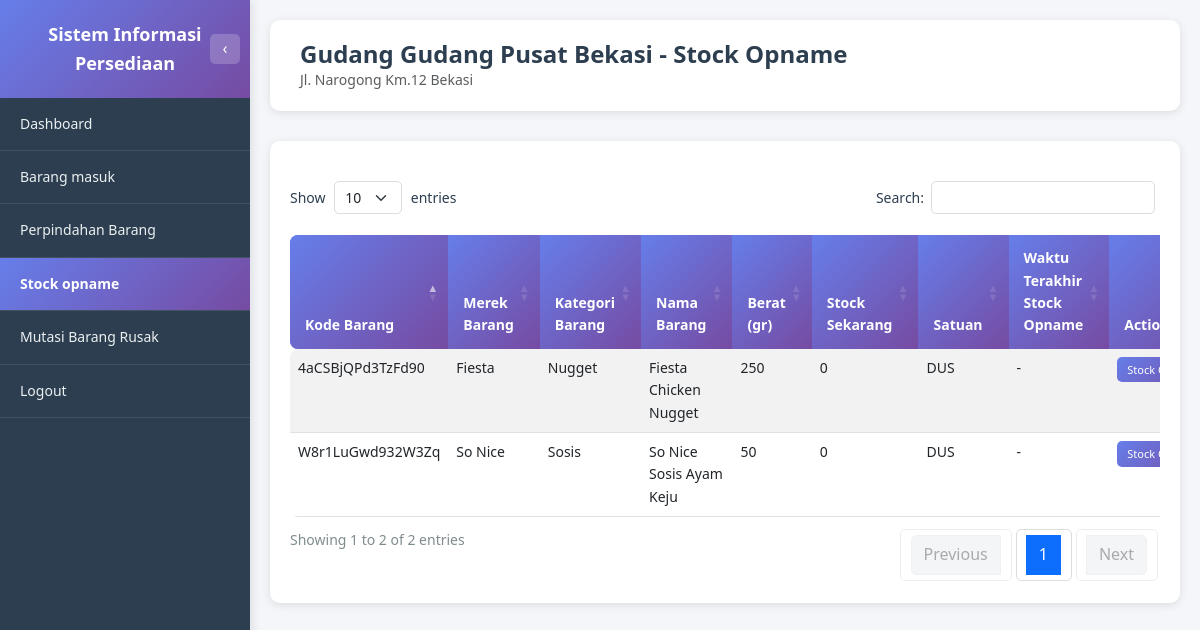
Page /gudang/stock_opname.php (signed in) on the committed database.
### tables this page shows
CREATE TABLE USERS (
         ID_USERS               VARCHAR(8) NOT NULL,
         KD_LOKASI              VARCHAR(8),
         NAMA                   VARCHAR(256),
         USERNAME               VARCHAR(256),
         PASSWORD               VARCHAR(256),
         STATUS                 ENUM('AKTIF', 'TIDAK AKTIF'),
         PRIMARY KEY (ID_USERS)
      );

CREATE TABLE MASTER_LOKASI (
         KD_LOKASI            VARCHAR(8) NOT NULL,
         NAMA_LOKASI          VARCHAR(256),
         TYPE_LOKASI          ENUM('gudang', 'toko'),
         ALAMAT_LOKASI        VARCHAR(256),
         MAX_STOCK_TOTAL      INT,
         SATUAN               ENUM('PIECES', 'DUS'),
         STATUS               ENUM('AKTIF', 'TIDAK AKTIF'),
         PRIMARY KEY (KD_LOKASI)
      );

CREATE TABLE STOCK (
         KD_BARANG              VARCHAR(16) NOT NULL,
         KD_LOKASI              VARCHAR(8) NOT NULL,
         UPDATED_BY             VARCHAR(8),
         JUMLAH_BARANG          INT,
         JUMLAH_MIN_STOCK       INT,
         JUMLAH_MAX_STOCK       INT,
         SATUAN                 ENUM('PIECES', 'DUS'),
         LAST_UPDATED           TIMESTAMP DEFAULT CURRENT_TIMESTAMP ON UPDATE CURRENT_TIMESTAMP,
         PRIMARY KEY (KD_BARANG, KD_LOKASI)
      );

CREATE TABLE MASTER_BARANG (
         KD_BARANG                    VARCHAR(16) NOT NULL,
         KD_KATEGORI_BARANG           VARCHAR(8),
         KD_SUPPLIER                  VARCHAR(8),
         KD_MEREK_BARANG              VARCHAR(8),
         NAMA_BARANG                  VARCHAR(256),
         BERAT                        INT,
         AVG_HARGA_BELI_PIECES        DECIMAL(20,2),
         HARGA_JUAL_BARANG_PIECES     DECIMAL(20,2),
         SATUAN_PERDUS                INT,
         GAMBAR_BARANG                VARCHAR(512),
         LAST_UPDATED                 TIMESTAMP DEFAULT CURRENT_TIMESTAMP ON UPDATE CURRENT_TIMESTAMP,
         STATUS                       ENUM('AKTIF', 'TIDAK AKTIF'),
         PRIMARY KEY (KD_BARANG)
      );

### gudang/stock_opname.php (the view, shortened to what this page needs)
<?php
require_once '../dbconnect.php';
$user_id = $_SESSION['user_id'];
$query_user = "SELECT u.ID_USERS, u.KD_LOKASI, ml.NAMA_LOKASI
               FROM USERS u
               LEFT JOIN MASTER_LOKASI ml ON u.KD_LOKASI = ml.KD_LOKASI
               WHERE u.ID_USERS = ?";
$stmt_user = $conn->prepare($query_user);
$stmt_user->bind_param("s", $user_id);
$stmt_user->execute();
$result_user = $stmt_user->get_result();
$user_data = $result_user->fetch_assoc();
$kd_lokasi = $user_data['KD_LOKASI'];
$nama_lokasi = $user_data['NAMA_LOKASI'] ?? 'Gudang';
$query_alamat = "SELECT ALAMAT_LOKASI FROM MASTER_LOKASI WHERE KD_LOKASI = ?";
$stmt_alamat = $conn->prepare($query_alamat);
$stmt_alamat->bind_param("s", $kd_lokasi);
$stmt_alamat->execute();
$result_alamat = $stmt_alamat->get_result();
$alamat_lokasi = $result_alamat->num_rows > 0 ? $result_alamat->fetch_assoc()['ALAMAT_LOKASI'] : '';
$query_stock = "SELECT
    s.KD_BARANG,
    mb.NAMA_BARANG,
    mb.BERAT,
    COALESCE(mm.NAMA_MEREK, '-') as NAMA_MEREK,
    COALESCE(mk.NAMA_KATEGORI, '-') as NAMA_KATEGORI,
    s.JUMLAH_BARANG as STOCK_SEKARANG,
    s.SATUAN,
    (
        SELECT MAX(so.WAKTU_OPNAME)
        FROM STOCK_OPNAME so
        WHERE so.KD_BARANG = s.KD_BARANG AND so.KD_LOKASI = s.KD_LOKASI
    ) as WAKTU_TERAKHIR_OPNAME
FROM STOCK s
INNER JOIN MASTER_BARANG mb ON s.KD_BARANG = mb.KD_BARANG
LEFT JOIN MASTER_MEREK mm ON mb.KD_MEREK_BARANG = mm.KD_MEREK_BARANG
LEFT JOIN MASTER_KATEGORI_BARANG mk ON mb.KD_KATEGORI_BARANG = mk.KD_KATEGORI_BARANG
WHERE s.KD_LOKASI = ?
ORDER BY s.KD_BARANG ASC";
$stmt_stock = $conn->prepare($query_stock);
$stmt_stock->bind_param("s", $kd_lokasi);
$stmt_stock->execute();
$result_stock = $stmt_stock->get_result();
function formatWaktuTerakhirOpname($waktu) {
    if (empty($waktu) || $waktu == null) {
        return '-';
    }
    $timezone = new DateTimeZone('Asia/Jakarta');
    $date = new DateTime($waktu, $timezone);
    $waktu_formatted = $date->format('d/m/Y H:i') . ' WIB';
    $selisih_text = '';
    return $waktu_formatted . ' (' . $selisih_text . ')';
}
?>
<!DOCTYPE html>
<html lang="id">
<head>
    <link href="https://cdn.jsdelivr.net/npm/bootstrap@5.3.0/dist/css/bootstrap.min.css" rel="stylesheet">
    <link href="https://cdn.datatables.net/1.13.7/css/dataTables.bootstrap5.min.css" rel="stylesheet">
    <link href="https://cdn.jsdelivr.net/npm/sweetalert2@11/dist/sweetalert2.min.css" rel="stylesheet">
    <link href="../assets/css/style.css" rel="stylesheet">
</head>
<body class="dashboard-body">
    <?php include 'includes/sidebar.php'; ?>
    <div class="main-content">
        <div class="page-header">
            <h1 class="page-title">Gudang <?php echo htmlspecialchars($nama_lokasi); ?> - Stock Opname</h1>
            <?php if (!empty($alamat_lokasi)): ?>
                <p class="text-muted mb-0"><?php echo htmlspecialchars($alamat_lokasi); ?></p>
            <?php endif; ?>
        </div>
        <div class="table-section">
            <div class="table-responsive">
                <table id="tableStockOpname" class="table table-custom table-striped table-hover">
                    <thead>
                        <tr>
                            <th>Kode Barang</th>
                            <th>Merek Barang</th>
                            <th>Kategori Barang</th>
                            <th>Nama Barang</th>
                            <th>Berat (gr)</th>
                            <th>Stock Sekarang</th>
                            <th>Satuan</th>
                            <th>Waktu Terakhir Stock Opname</th>
                            <th>Action</th>
                        </tr>
                    </thead>
                    <tbody>
                        <?php if ($result_stock && $result_stock->num_rows > 0): ?>
                            <?php while ($row = $result_stock->fetch_assoc()): ?>
                                <tr>
                                    <td><?php echo htmlspecialchars($row['KD_BARANG']); ?></td>
                                    <td><?php echo htmlspecialchars($row['NAMA_MEREK']); ?></td>
                                    <td><?php echo htmlspecialchars($row['NAMA_KATEGORI']); ?></td>
                                    <td><?php echo htmlspecialchars($row['NAMA_BARANG']); ?></td>
                                    <td><?php echo number_format($row['BERAT'], 0, ',', '.'); ?></td>
                                    <td><?php echo number_format($row['STOCK_SEKARANG'], 0, ',', '.'); ?></td>
                                    <td><?php echo htmlspecialchars($row['SATUAN']); ?></td>
                                    <td><?php echo formatWaktuTerakhirOpname($row['WAKTU_TERAKHIR_OPNAME']); ?></td>
                                    <td>
                                        <button class="btn-view btn-sm" onclick="bukaModalOpname('<?php echo htmlspecialchars($row['KD_BARANG']); ?>', '<?php echo htmlspecialchars($row['NAMA_MEREK']); ?>', '<?php echo htmlspecialchars($row['NAMA_KATEGORI']); ?>', '<?php echo htmlspecialchars($row['NAMA_BARANG']); ?>', <?php echo $row['BERAT']; ?>, <?php echo $row['STOCK_SEKARANG']; ?>, '<?php echo htmlspecialchars($row['SATUAN']); ?>')">Stock Opname</button>
                                    </td>
                                </tr>
                            <?php endwhile; ?>
                        <?php else: ?>
                            <tr>
                                <td colspan="9" class="text-center text-muted">Tidak ada data stock</td>
                            </tr>
                        <?php endif; ?>
                    </tbody>
                </table>
            </div>
        </div>
    </div>
</body>
</html>

### assets/css/style.css (style rules this page uses)
* { margin: 0; padding: 0; box-sizing: border-box; }
:root { --font-family-primary: 'Segoe UI', Tahoma, Geneva, Verdana, sans-serif; --font-size-base: 14px; --font-size-small: 12px; --font-size-large: 16px; --font-size-title: 24px; --font-size-heading: 18px; --font-weight-normal: 400; --font-weight-medium: 500; --font-weight-bold: 600; }
body { font-family: var(--font-family-primary); font-size: var(--font-size-base); line-height: 1.6; }
:root { --color-primary: #667eea; --color-primary-dark: #764ba2; --color-primary-gradient: linear-gradient(135deg, #667eea 0%, #764ba2 100%); --color-text-primary: #2c3e50; --color-text-secondary: #7f8c8d; --color-text-muted: #666; --color-text-light: #ecf0f1; --color-bg-primary: #f5f6fa; --color-bg-secondary: #ffffff; --color-bg-dark: #2c3e50; --color-bg-gradient: linear-gradient(135deg, #667eea 0%, #764ba2 100%); --color-border: #ddd; --color-border-light: #ecf0f1; --color-success: #27ae60; --color-warning: #f39c12; --color-danger: #e74c3c; --color-info: #3498db; --shadow-sm: 0 2px 10px rgba(0, 0, 0, 0.1); --shadow-md: 0 4px 15px rgba(0, 0, 0, 0.1); --shadow-lg: 0 10px 40px rgba(0, 0, 0, 0.2); }
body { background: var(--color-bg-gradient); min-height: 100vh; }
body.dashboard-body { background: var(--color-bg-primary); }
.main-content { margin-left: 250px; min-height: 100vh; background: var(--color-bg-primary); padding: 20px; transition: margin-left 0.3s ease; width: calc(100% - 250px); box-sizing: border-box; }
.page-header { background: var(--color-bg-secondary); padding: 20px 30px; border-radius: 10px; margin-bottom: 30px; box-shadow: var(--shadow-sm); }
.page-title { font-size: var(--font-size-title); font-weight: var(--font-weight-bold); color: var(--color-text-primary); margin: 0; }
.table-custom { border-radius: 8px; overflow: hidden; }
.table-custom thead { background: var(--color-primary-gradient); color: white; }
.table-custom thead th { border: none; padding: 12px 15px; font-weight: var(--font-weight-bold); }
.table-custom tbody tr { transition: background-color 0.2s; }
.table-section { background: var(--color-bg-secondary); padding: 20px; border-radius: 10px; margin-bottom: 30px; box-shadow: var(--shadow-sm); width: 100%; box-sizing: border-box; }
.table-section .table-responsive { width: 100%; overflow-x: auto; }
.table-section table { width: 100% !important; table-layout: auto; }
.btn-view { background: var(--color-primary-gradient); border: none; color: white; padding: 6px 15px; border-radius: 5px; font-size: var(--font-size-small); font-weight: var(--font-weight-medium); cursor: pointer; transition: all 0.2s ease; white-space: nowrap; }
.btn-view.btn-sm { padding: 4px 10px; font-size: 11px; width: 100%; margin-bottom: 3px; }
.dataTables_wrapper .table-custom { margin-top: 0; width: 100% !important; }
.dataTables_wrapper .table-custom thead th { background: var(--color-primary-gradient); color: white; border: none; padding: 12px 15px; font-weight: var(--font-weight-bold); }

### rows in the picture
users: KD_LOKASI.NAMA_LOKASI "Gudang Pusat Bekasi"
master_lokasi: ALAMAT_LOKASI "Jl. Narogong Km.12 Bekasi"
stock: KD_BARANG "4aCSBjQPd3TzFd90", NAMA_MEREK "Fiesta", NAMA_KATEGORI "Nugget", KD_BARANG.NAMA_BARANG "Fiesta Chicken Nugget", KD_BARANG.BERAT "250", JUMLAH_BARANG "0", SATUAN "DUS", WAKTU_TERAKHIR_OPNAME "-"
stock: KD_BARANG "W8r1LuGwd932W3Zq", NAMA_MEREK "So Nice", NAMA_KATEGORI "Sosis", KD_BARANG.NAMA_BARANG "So Nice Sosis Ayam Keju", KD_BARANG.BERAT "50", JUMLAH_BARANG "0", SATUAN "DUS", WAKTU_TERAKHIR_OPNAME "-"
